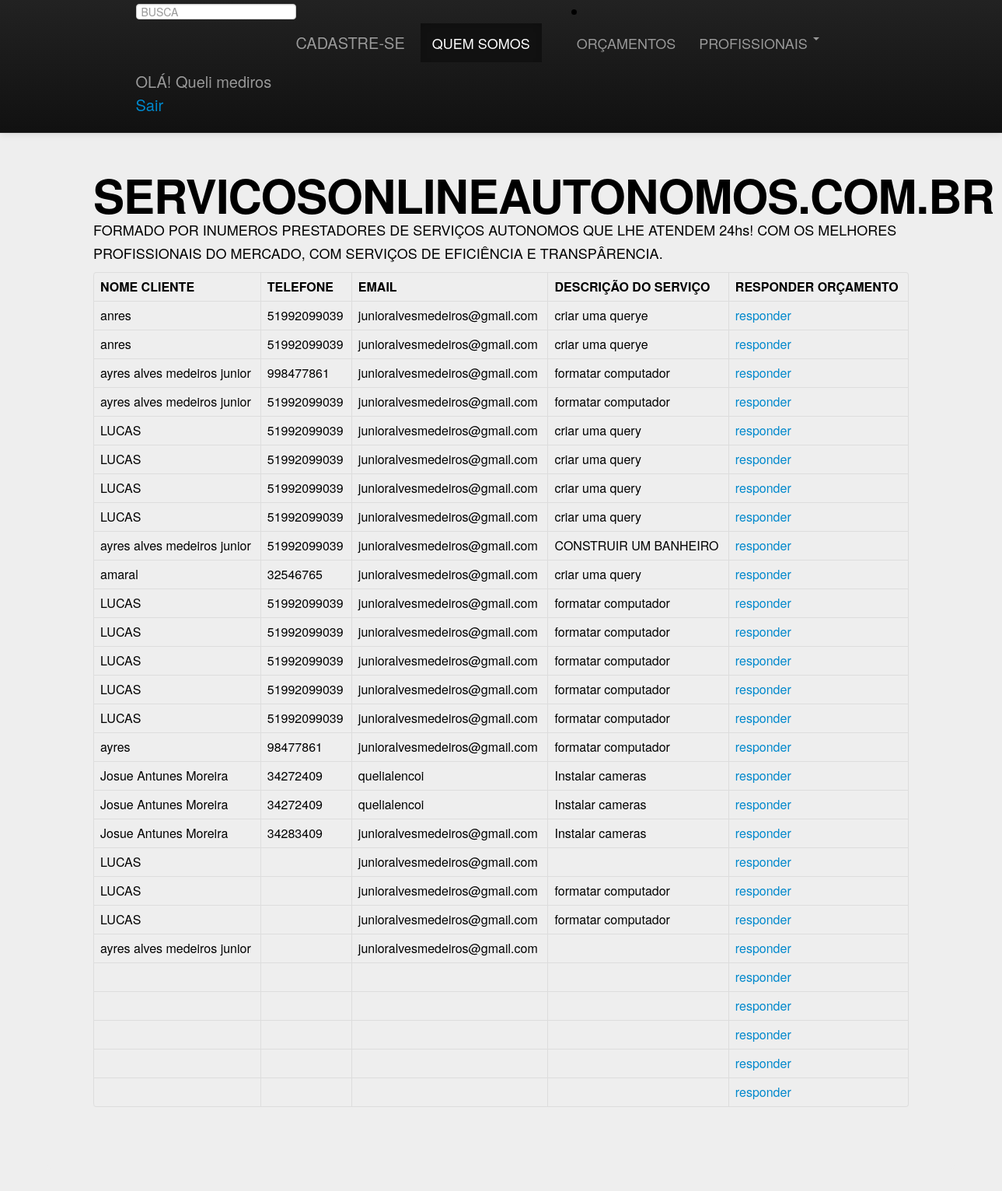
/src/querys/solicitacao.php (signed in), run on the app's committed database.
### tables this page shows
CREATE TABLE IF NOT EXISTS `SOLICITAR_ORCAMENTO` (
  `ID` int(11) NOT NULL,
  `NOME_CLIENTE` varchar(200) DEFAULT NULL,
  `TELEFONE_CLIENTE` varchar(100) DEFAULT NULL,
  `EMAIL` varchar(300) DEFAULT NULL,
  `DESCRICAO_SERVICO` varchar(300) DEFAULT NULL,
  `NOME_PROFISSIONAL` varchar(300) DEFAULT NULL,
  `CNPJ` varchar(100) DEFAULT NULL,
  `EMAIL_PROFISSIONAL` varchar(300) DEFAULT NULL,
  `AREA_ATUACAO` varchar(300) DEFAULT NULL
);

### src/querys/solicitacao.php (the view, shortened to what this page needs)
<?php
 include_once("conexaobanco.php");
  $solicitacao=$_POST['solicitacao'];
?>
 <html>
 <head>
    <link href="css/bootstrap.min.css" rel="stylesheet"media="screen">
 <div class="navbar navbar-inverse navbar-fixed-top">
      <div class="navbar-inner">
        <div class="container">
		  <li align="center"><form method="POST"action="busca.php" class="navbar-search pull-left">
			  <input type="text" name="busca" placeholder="BUSCA">
				</form></li>
          <a class="brand" href="http://www.servicosonlineautonomos.com.br/cadastro.php">CADASTRE-SE</a>
          <div class="nav-collapse collapse">
            <ul class="nav">
              <li class="active"><a href="administrativo.php">QUEM SOMOS</a></li>
              <li><a href="#about"></a></li>
              <li><a href="http://www.servicosonlineautonomos.com.br/busca.php">ORÇAMENTOS</a></li>
              <li class="dropdown">
                <a href="#" class="dropdown-toggle" data-toggle="dropdown">PROFISSIONAIS <b class="caret"></b></a>
              </li>
            </ul>
             <p class="brand" class="text-uppercase">
                     <?php
                        if(!empty($_SESSION['EMAIL'])){
                        	echo "OLÁ!&nbsp".$_SESSION['NOME']."";
                        	echo "<br><a href='sair.php'>Sair</a>";
                        }else{
                        	$_SESSION['msg'] = "Área restrita";
                        	header("Location: index.php");
                        }
                        ?>
          </div>
        </div>
      </div>
    </div>
 </head><br><br>
 <body class="hero-unit">
      <div class="hero-unit">
         <br>
         <h1>SERVICOSONLINEAUTONOMOS.COM.BR</h1>
         <p>FORMADO POR INUMEROS PRESTADORES DE SERVIÇOS  AUTONOMOS QUE LHE ATENDEM 24hs! COM OS MELHORES PROFISSIONAIS DO MERCADO, COM SERVIÇOS DE EFICIÊNCIA  E TRANSPÂRENCIA.</p>
         <table class="table table-bordered">
         <tr>
            <th>NOME CLIENTE</th>
            <th>TELEFONE</th>
            <th>EMAIL</th>
            <th>DESCRIÇÃO DO SERVIÇO</th>
            <th>RESPONDER ORÇAMENTO</th>
         </tr>
      <?php
         $sql = "SELECT * FROM SOLICITAR_ORCAMENTO WHERE NOME_CLIENTE LIKE '%$solicitacao%'";
         $resultado = mysqli_query($con,$sql) or die("Erro ao retornar dados");
         while ($registro = mysqli_fetch_array($resultado))
         {
           $nome = $registro['NOME_CLIENTE'];
           $telefone= $registro['TELEFONE_CLIENTE'];
           $email= $registro['EMAIL'];
           $descricao = $registro['DESCRICAO_SERVICO'];
           echo "<tr>";
           echo "<td>".$nome."</td>";
           echo "<td>".$telefone."</td>";
           echo "<td>".$email."</td>";
            echo "<td>".$descricao."</td>";
            echo "<td><a  href='responder.php?nome_cliente=$nome&telefone=$telefone&email_cliente=$email&descricao=$descricao'>responder</a></td>";
           echo "</tr>";
         }
         echo "</table>";
         ?>
         </div>

### data on the page
solicitar_orcamento: NOME_CLIENTE "anres", TELEFONE_CLIENTE "51992099039", EMAIL "junioralvesmedeiros@gmail.com", DESCRICAO_SERVICO "criar uma querye"
solicitar_orcamento: NOME_CLIENTE "anres", TELEFONE_CLIENTE "51992099039", EMAIL "junioralvesmedeiros@gmail.com", DESCRICAO_SERVICO "criar uma querye"
solicitar_orcamento: NOME_CLIENTE "ayres alves medeiros junior", TELEFONE_CLIENTE "998477861", EMAIL "junioralvesmedeiros@gmail.com", DESCRICAO_SERVICO "formatar computador"
solicitar_orcamento: NOME_CLIENTE "ayres alves medeiros junior", TELEFONE_CLIENTE "51992099039", EMAIL "junioralvesmedeiros@gmail.com", DESCRICAO_SERVICO "formatar computador"
solicitar_orcamento: NOME_CLIENTE "LUCAS", TELEFONE_CLIENTE "51992099039", EMAIL "junioralvesmedeiros@gmail.com", DESCRICAO_SERVICO "criar uma query"
solicitar_orcamento: NOME_CLIENTE "LUCAS", TELEFONE_CLIENTE "51992099039", EMAIL "junioralvesmedeiros@gmail.com", DESCRICAO_SERVICO "criar uma query"
solicitar_orcamento: NOME_CLIENTE "LUCAS", TELEFONE_CLIENTE "51992099039", EMAIL "junioralvesmedeiros@gmail.com", DESCRICAO_SERVICO "criar uma query"
solicitar_orcamento: NOME_CLIENTE "LUCAS", TELEFONE_CLIENTE "51992099039", EMAIL "junioralvesmedeiros@gmail.com", DESCRICAO_SERVICO "criar uma query"
solicitar_orcamento: NOME_CLIENTE "ayres alves medeiros junior", TELEFONE_CLIENTE "51992099039", EMAIL "junioralvesmedeiros@gmail.com", DESCRICAO_SERVICO "CONSTRUIR UM BANHEIRO"
solicitar_orcamento: NOME_CLIENTE "amaral", TELEFONE_CLIENTE "32546765", EMAIL "junioralvesmedeiros@gmail.com", DESCRICAO_SERVICO "criar uma query"
solicitar_orcamento: NOME_CLIENTE "LUCAS", TELEFONE_CLIENTE "51992099039", EMAIL "junioralvesmedeiros@gmail.com", DESCRICAO_SERVICO "formatar computador"
solicitar_orcamento: NOME_CLIENTE "LUCAS", TELEFONE_CLIENTE "51992099039", EMAIL "junioralvesmedeiros@gmail.com", DESCRICAO_SERVICO "formatar computador"
solicitar_orcamento: NOME_CLIENTE "LUCAS", TELEFONE_CLIENTE "51992099039", EMAIL "junioralvesmedeiros@gmail.com", DESCRICAO_SERVICO "formatar computador"
solicitar_orcamento: NOME_CLIENTE "LUCAS", TELEFONE_CLIENTE "51992099039", EMAIL "junioralvesmedeiros@gmail.com", DESCRICAO_SERVICO "formatar computador"
solicitar_orcamento: NOME_CLIENTE "LUCAS", TELEFONE_CLIENTE "51992099039", EMAIL "junioralvesmedeiros@gmail.com", DESCRICAO_SERVICO "formatar computador"
solicitar_orcamento: NOME_CLIENTE "ayres", TELEFONE_CLIENTE "98477861", EMAIL "junioralvesmedeiros@gmail.com", DESCRICAO_SERVICO "formatar computador"
solicitar_orcamento: NOME_CLIENTE "Josue Antunes Moreira", TELEFONE_CLIENTE "34272409", EMAIL "quelialencoi", DESCRICAO_SERVICO "Instalar cameras"
solicitar_orcamento: NOME_CLIENTE "Josue Antunes Moreira", TELEFONE_CLIENTE "34272409", EMAIL "quelialencoi", DESCRICAO_SERVICO "Instalar cameras"
solicitar_orcamento: NOME_CLIENTE "Josue Antunes Moreira", TELEFONE_CLIENTE "34283409", EMAIL "junioralvesmedeiros@gmail.com", DESCRICAO_SERVICO "Instalar cameras"
solicitar_orcamento: NOME_CLIENTE "LUCAS", EMAIL "junioralvesmedeiros@gmail.com"
solicitar_orcamento: NOME_CLIENTE "LUCAS", EMAIL "junioralvesmedeiros@gmail.com", DESCRICAO_SERVICO "formatar computador"
solicitar_orcamento: NOME_CLIENTE "LUCAS", EMAIL "junioralvesmedeiros@gmail.com", DESCRICAO_SERVICO "formatar computador"
solicitar_orcamento: NOME_CLIENTE "ayres alves medeiros junior", EMAIL "junioralvesmedeiros@gmail.com"

### other printed values
$_SESSION['NOME'] "Queli mediros"
